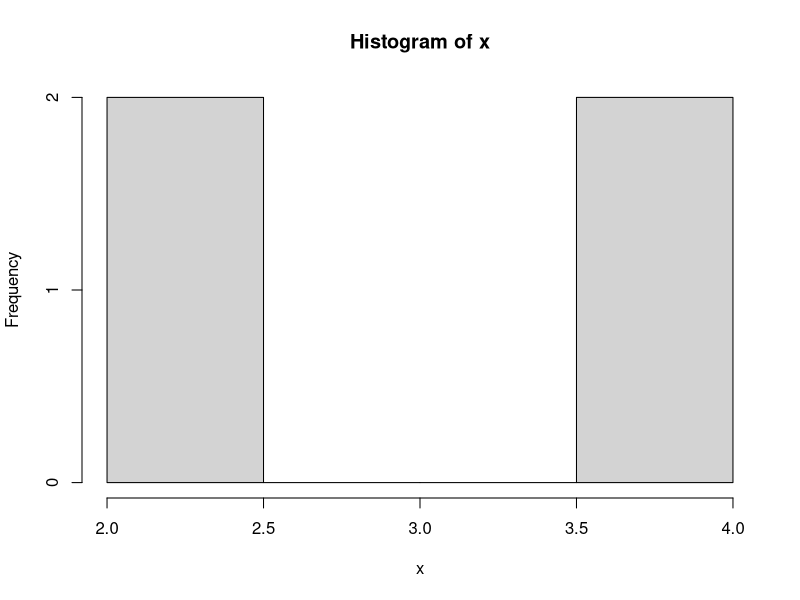

This figure's R source:
## ---- chunk 1
#| echo: false
#| output: false
#| warning: false
#| 
## Sample outline of a bivariate regression analysis

# Generate sample data
set.seed(2)
x <- c(2, 2, 4, 4)
## ---- chunk 2
#| echo: true
#| output: true
#| warning: false

# Generate sample data
x <- c(2, 2, 4, 4)
## ---- chunk 3
#| echo: true
#| output: true
#| warning: false

# compute the mean
m = sum(x)/4

# compute the median
median(x)

# compute the mode
mode(x)
table.x <- table(x)
table.x

# create a histogram
hist(x)
## ---- chunk 4
#| warning: false
#| output: false
# install the package
install.packages("praise", repos = "http://cran.us.r-project.org")
## ---- chunk 5
#| warning: false
#| output: false
# load library
library(praise)
## ---- chunk 6
#| warning: false
#| output: false
# get some praise
praise()
## ---- chunk 7
1 + 2  # the 'plus sign' computes the sum
## ---- chunk 8
2 - 3  # the 'minus sign' computes the difference
## ---- chunk 9
3 * 4  # the 'asterisk' computes the product
## ---- chunk 10
4 / 5 # the 'forward slash' computes the quotient
## ---- chunk 11
# from hw exercise 0.2, we can compute the sum of the first 100 positive integers
sum(1:100) 
## ---- chunk 12
y = 2 # the equal sign can be used as an assignment operator

y <-2 # a "less than" sign and dash can also be used as an assignment operator

y # R stores all values you assign, so you must "call" any variables to see their values
## ---- chunk 13
x = 2 + 3
x
## ---- chunk 14
y = 2 - 3
y
## ---- chunk 15
z = 2 * 3
z
## ---- chunk 16
y = x / z
y
